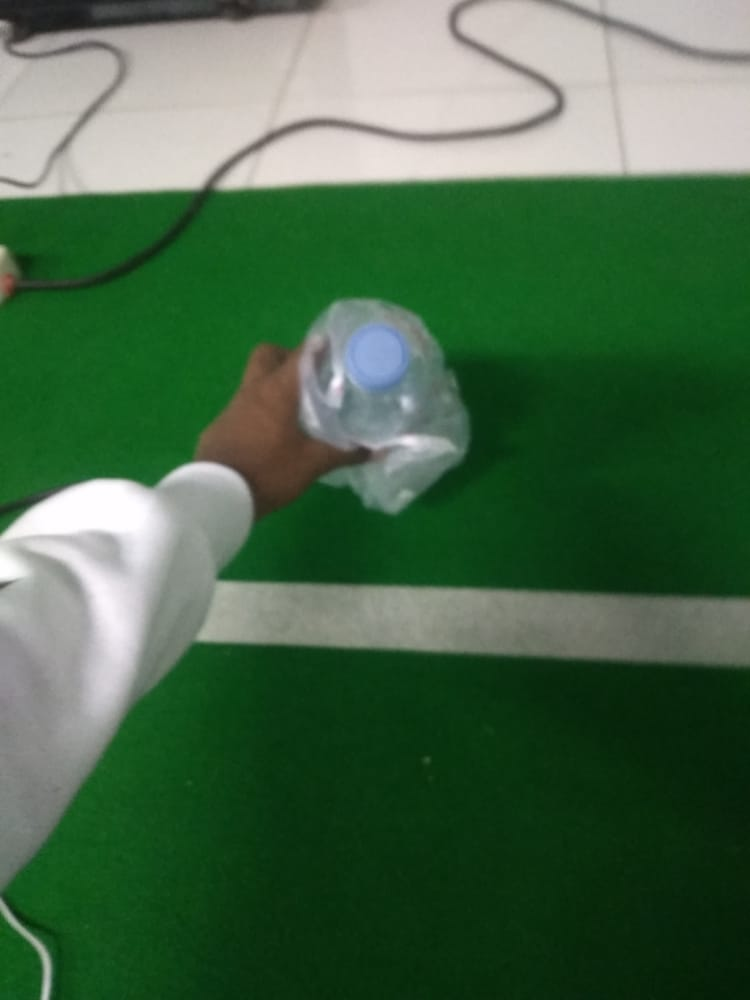
#> input picture color_detection/blue_detection/tutup_botol.jpeg, 750 x 1000 px
$ python blue_detection.py
#> lines starting #> are read from the running program, lines starting #| are printed output that depends on the picture; after the words box and inside, x2 and y2 are one past the last pixel; in counts of white or black regions, pixels touching at a corner belong together
import cv2
import numpy as np

gambar = cv2.imread('tutup_botol.jpeg')
#> gambar is the input picture: shape (1000, 750, 3); mean B, G, R 71.8, 102.3, 69.4

hsv = cv2.cvtColor(gambar, cv2.COLOR_BGR2HSV)
#> hsv: shape (1000, 750, 3); mean H, S, V 55.8, 137, 104.2
lower_range = np.array([100, 30, 24], dtype=np.uint8)
upper_range = np.array([196,  255, 255], dtype=np.uint8)
mask = cv2.inRange(hsv, lower_range, upper_range)
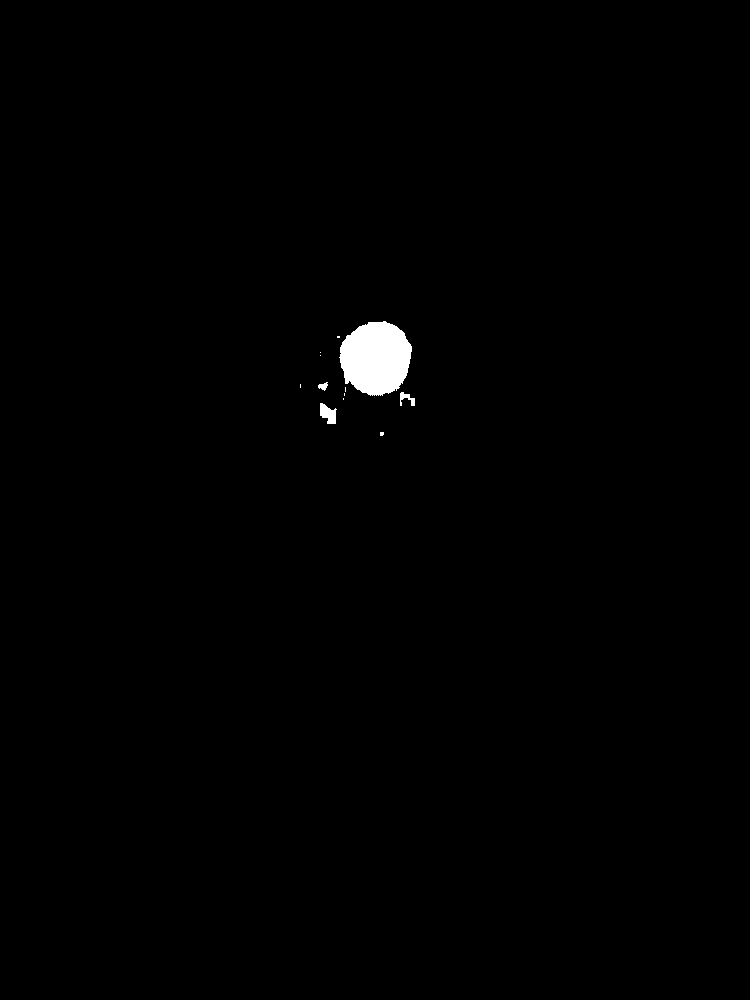
#> mask: shape (1000, 750); 0.61% white; 12 white regions (8 under 20 px), largest, box (x1, y1, x2, y2) and area: (339, 321, 412, 396) 4164, (320, 403, 337, 424) 229, (400, 392, 415, 406) 102, (318, 382, 328, 391) 53

cv2.imshow('mask', mask)
cv2.imshow('image', gambar)

while(1):
	if cv2.waitKey(0) == ord('q'):
#> (key q is pressed here)
		break
cv2.destroyAllWindows()
